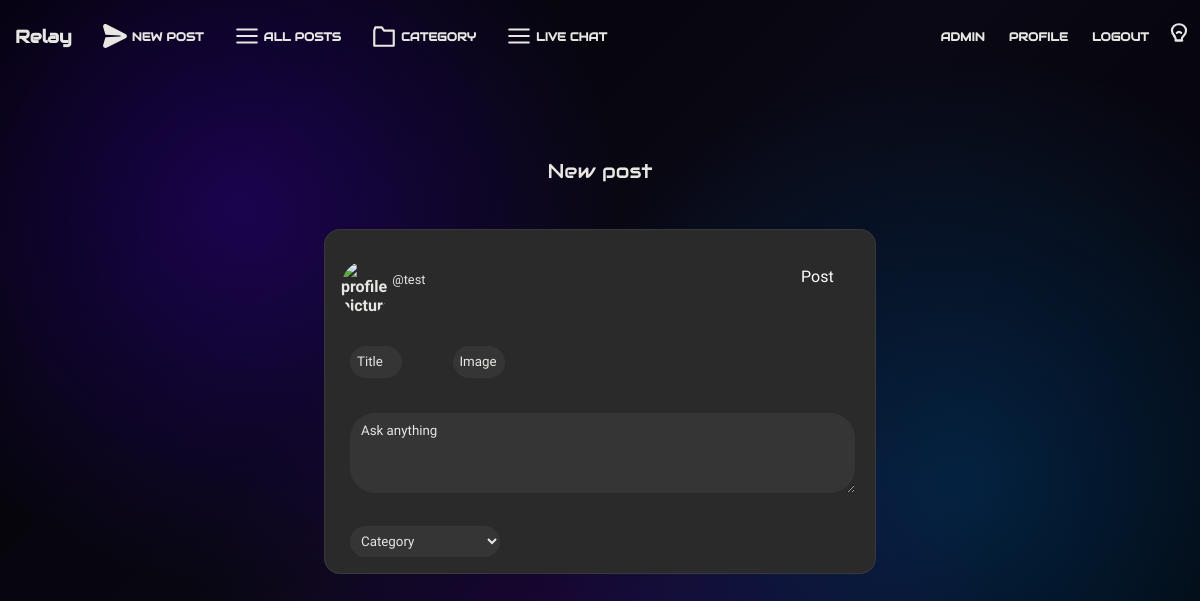
/newpost/19 (signed in), run on an earlier commit of the app's database.
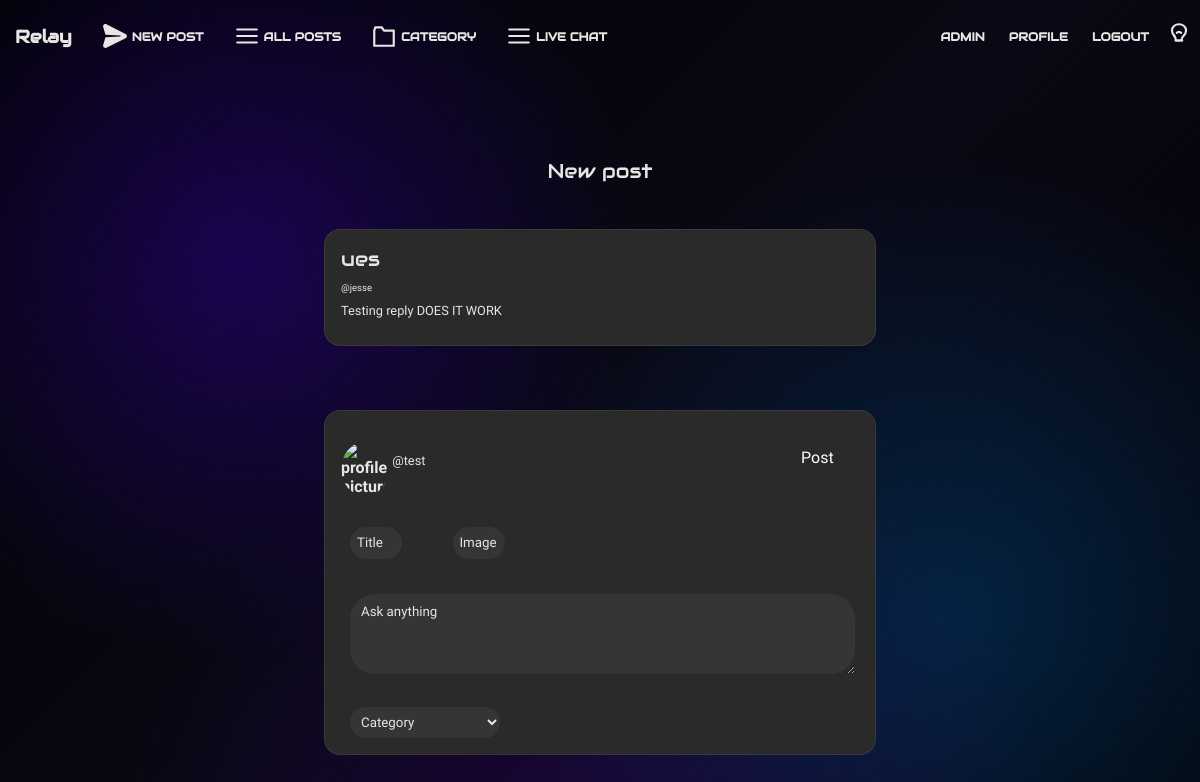
And on a later commit of the database.
### tables this page shows
CREATE TABLE "posts" (`id` INTEGER PRIMARY KEY, `title` TEXT, `content` TEXT, user_id INTEGER NOT NULL REFERENCES users(id), `imageurl` TEXT, categoryid INTEGER NOT NULL REFERENCES cat(id), time TEXT, reply INTEGER);

CREATE TABLE "users" (
    id INTEGER PRIMARY KEY AUTOINCREMENT,
    "name" TEXT UNIQUE,
    password TEXT
, imageurl TEXT, email TEXT);

### app.py (the view)
@app.route("/newpost", methods=["GET", "POST"])  # app route if just a new post
@app.route(
    "/newpost/<int:id>", methods=["GET", "POST"]
)  # app route if replying to another post
def newpost(id=None):
    sql = """
    SELECT posts.title, posts.content, users.name, posts.imageurl, cat.name, posts.id, posts.time, posts.reply
    FROM posts
    JOIN cat ON posts.categoryid = cat.id
    JOIN users ON posts.user_id = users.id
    ORDER BY posts.time DESC;
    """
    user = "SELECT users.imageurl, users.name, users.id FROM users WHERE users.id = ?;"
    user = query_db(user, (session.get("user_id"),))
    results = query_db(sql)
    if "user_id" not in session:
        return redirect(url_for("login"))
    if request.method == "POST":
        title = request.form["title"]
        userid = session["user_id"]
        content = request.form["content"]
        imageurl = request.form["imageurl"]
        categoryid = request.form["categoryid"]
        reply = id if id else None
        time = str(datetime.now().strftime("%Y-%m-%d %H:%M:%S"))
        db = get_db()
        db.execute(
            "INSERT INTO posts (title, user_id, content, imageurl, categoryid, time, reply) VALUES (?, ?, ?, ?, ?, ?, ?)",
            (title, userid, content, imageurl, categoryid, time, reply),
        )
        db.commit()
        return redirect(url_for("home"))
    else:
        sql = "SELECT * FROM cat"
        categories = query_db(sql)
        return render_template(
            "newpost.html",
            categories=categories,
            reply_id=id,
            results=results,
            user=user,
        )

### app.py (called while the page is built)
def get_db():
    db = getattr(g, "_database", None)
    if db is None:
        db = g._database = sqlite3.connect(DATABASE)
    return db

@app.teardown_appcontext
def close_connection(exception):
    db = getattr(g, "_database", None)
    if db is not None:
        db.close()

def query_db(query, args=(), one=False):
    cur = get_db().execute(query, args)
    rv = cur.fetchall()
    cur.close()
    return (rv[0] if rv else None) if one else rv

### templates/newpost.html (shortened to what this page needs)
{% extends "layout.html" %}
{% block body %}
{% set replyid = request.path[9:] | int%}
<div class="centered-content">
    <h1>New post</h1>
    {% for item in results if item[5] == replyid %}
    <div class="reply-to-content">
        <div class="post-container">
            <div class="newpost-text">
                <h1>{{ item[0] }}</h1>
                <h3>@{{ item[2] }}</h3>
                <h2>{{ item[1] }}</h2>
            </div>
        </div>
    </div>
    {% endfor %}
    <form method="post" class="post-container">
        <div class="top-box" style="justify-content: center; align-items: center;">
            <a class="post-meta">
                <img class="profile-image" src="{{user[0][0]}}" alt="profile picture">
                <h2>&nbsp;@{{user[0][1]}}</h2>
            </a>
            <button type="submit" class="post-button-right">
                Post
            </button>
        </div>
        <div class="top-box">
            <input type="text" id="title" name="title" class="top-input-box" placeholder="Title" maxlength="20"
                required>
            <input type="text" id="imageurl" name="imageurl" class="top-input-box" placeholder="Image">
        </div>
        <textarea id="content" name="content" rows="5" class="input-box" placeholder="Ask anything" maxlength="1000"
            required></textarea>
        <select name="categoryid" id="categoryid" class="category-dropdown" required>
            <option value="">Category</option>
        </select>
    </form>
</div>
{% endblock %}

What changed in the data, as far as the page shows it:
added posts: title "ues", name "jesse", content "Testing reply DOES IT WORK"
